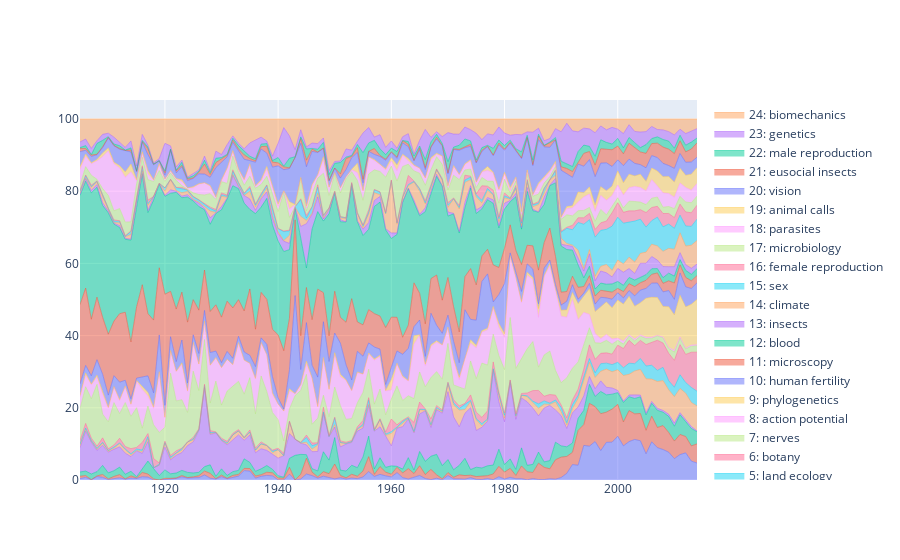

Notebook code cell kept with this figure:
### Code cell
fig = go.Figure()

x = df_topic_years.index

for i in range(len(topic_cols)):
    y = df_topic_years[topic_cols[i]]
    fig.add_trace(go.Scatter(
        x=x, y=y,
        text=topic_list_list[i],
        hoveron='points+fills',
        hoverinfo='name + text',
        mode='lines',
        name=topic_cols[i],
        line=dict(width=0.5),
        stackgroup='one',
        groupnorm='percent'
    ))

# fig.update_traces(selector=dict(type='scatter'))

fig.show()
